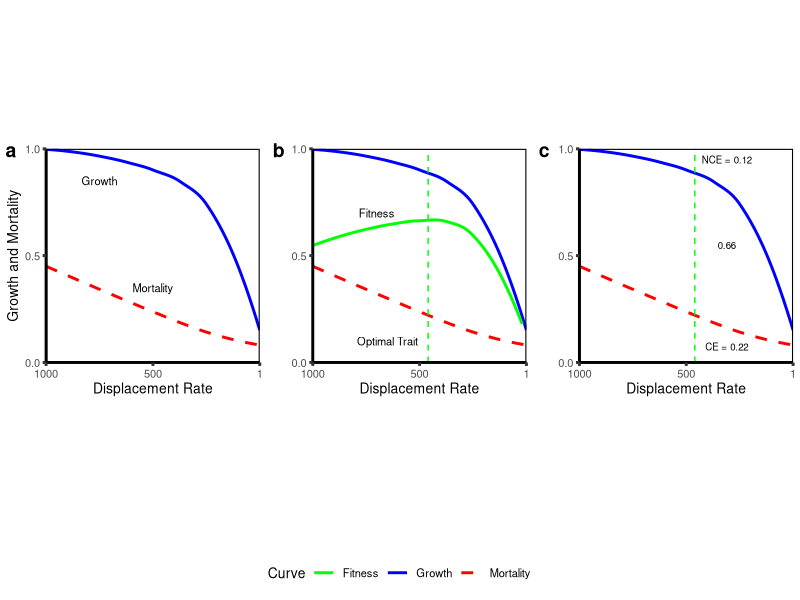
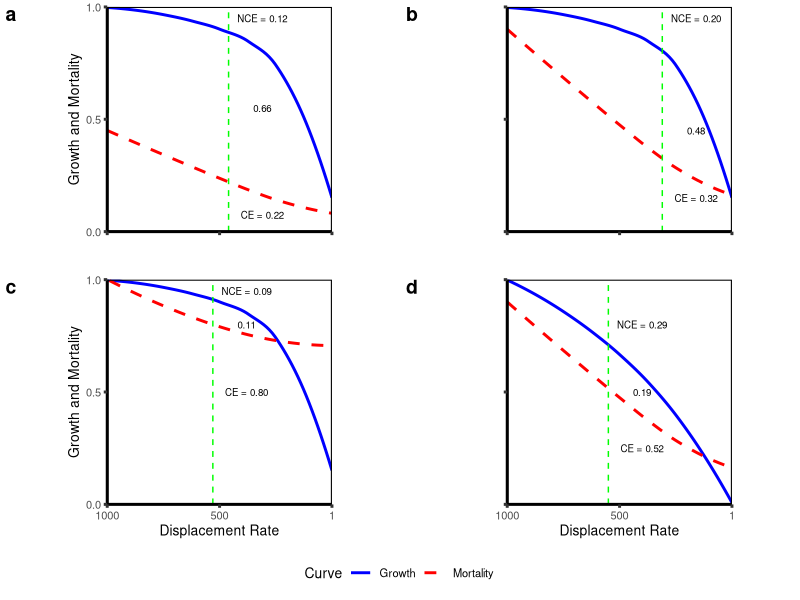

Write the R code that produced these figures, in order.
## ---- chunk 1
# Generating the baseline curves
trait.vec <- seq(0, 1, by = 0.01)
speed.vec <- 1 - trait.vec


# These formulas are simplified by setting some of the values as constants
# r is always assumed to be 1, while k, s, and v are manipulated values
pred.curve <- function(k, v, s){
  k*sqrt(v^2 + s^2)
}

# R is always assumed to be 1, while s and h are manipulated values
growth.curve <- function(s, R, h){
  (R * s)/(1 + s*R*h)
}


# Build growth curves, for h = 0, 0.5, 1, 2
R_val <- 1

growthcurve.df <- as.data.frame(mat.or.vec(length(speed.vec), 5))
colnames(growthcurve.df) <- c("s", "h_0", "h_0.5", "h_1", "h_2")
growthcurve.df$s <- trait.vec
growthcurve.df$h_0 <- growth.curve(s = growthcurve.df$s, R = R_val, h = 0)
growthcurve.df$h_0.5 <- growth.curve(s = growthcurve.df$s, R = R_val, h = 0.5)
growthcurve.df$h_1 <- growth.curve(s = growthcurve.df$s, R = R_val, h = 1)
growthcurve.df$h_2 <- growth.curve(s = growthcurve.df$s, R = R_val, h = 2)


# Build cost curves, for v = 0, 0.5, 1, 2
k_val <- 1

mortcurve.df <- as.data.frame(mat.or.vec(length(speed.vec), 5))
colnames(mortcurve.df) <- c("s", "v_0", "v_0.5", "v_1", "v_2")
mortcurve.df$s <- trait.vec
mortcurve.df$v_0 <- pred.curve(k = k_val, v = 0, s = mortcurve.df$s)
mortcurve.df$v_0.5 <- pred.curve(k = k_val, v = 0.5, s = mortcurve.df$s)
mortcurve.df$v_1 <- pred.curve(k = k_val, v = 1, s = mortcurve.df$s)
mortcurve.df$v_2 <- pred.curve(k = k_val, v = 2, s = mortcurve.df$s)
## ---- chunk 2
# Combine the two to generate IREF figures

# This is the baseline scenario
baseline.df <- as.data.frame( mat.or.vec( length( speed.vec ), 6) )
colnames(baseline.df) <- c("trait", "speed", "growth_curve", "mort_curve", "fitness", "NCE_CE")
baseline.df$trait <- trait.vec
baseline.df$speed <- speed.vec
h_val <- 8
R_val <- 1
cost_constant_val <- 9
v_val <- 0.2
k_val <- 0.45
pred_constant_val <- 0.98058

baseline.df$growth_curve <- cost_constant_val * growth.curve( s = baseline.df$speed, R = R_val, h = h_val ) # Growth curve
baseline.df$mort_curve <- pred_constant_val * pred.curve( k = k_val, v = v_val, s = baseline.df$speed ) # Mortality curve
baseline.df$fitness <- baseline.df$growth_curve - baseline.df$mort_curve # fitness
baseline.df$NCE_CE <- (1 - baseline.df$growth_curve)/baseline.df$mort_curve # NCE/CE

baseline_optim <- baseline.df$trait[which(baseline.df$fitness == max(baseline.df$fitness))]
baseline_optim_fitness <- baseline.df$fitness[which(baseline.df$fitness == max(baseline.df$fitness))]
baseline_optim_CE <- baseline.df$mort_curve[which(baseline.df$fitness == max(baseline.df$fitness))]
baseline_optim_NCE <- 1 - baseline_optim_CE - baseline_optim_fitness



# Grant figures *appear* to be these params for predator density
# Predator density (k_val) is doubled
preddens.df <- as.data.frame( mat.or.vec( length( speed.vec ), 6) )
colnames(preddens.df) <- c("trait", "speed", "growth_curve", "mort_curve", "fitness", "NCE_CE")
preddens.df$trait <- trait.vec
preddens.df$speed <- speed.vec
h_val <- 8
R_val <- 1
cost_constant_val <- 9
v_val <- 0.2 
k_val <- 0.9 
pred_constant_val <- 0.98058

preddens.df$growth_curve <- cost_constant_val * growth.curve( s = preddens.df$speed, R = R_val, h = h_val ) # Growth curve
preddens.df$mort_curve <- pred_constant_val * pred.curve( k = k_val, v = v_val, s = preddens.df$speed ) # Mortality curve
preddens.df$fitness <- preddens.df$growth_curve - preddens.df$mort_curve # fitness
preddens.df$NCE_CE <- (1 - preddens.df$growth_curve)/preddens.df$mort_curve # NCE/CE

preddens_optim <- preddens.df$trait[which(preddens.df$fitness == max(preddens.df$fitness))]
preddens_optim_fitness <- preddens.df$fitness[which(preddens.df$fitness == max(preddens.df$fitness))]
preddens_optim_CE <- preddens.df$mort_curve[which(preddens.df$fitness == max(preddens.df$fitness))]
preddens_optim_NCE <- 1 - preddens_optim_CE - preddens_optim_fitness


# These *appear* to be the params for foraging mode
# v is five times higher, but k is also (more than) doubled? why?
predmode.df <- as.data.frame( mat.or.vec( length( speed.vec ), 6) )
colnames(predmode.df) <- c("trait", "speed", "growth_curve", "mort_curve", "fitness", "NCE_CE")
predmode.df$trait <- trait.vec
predmode.df$speed <- speed.vec
h_val <- 8
R_val <- 1
cost_constant_val <- 9
v_val <- 1 # this value changes between the baseline and this one, not sure why
k_val <- 1 # This changes from 0.45, which I think is where the change in predator density is coming from
pred_constant_val <- 0.7071068 # this constant changes too, also not sure why


predmode.df$growth_curve <- cost_constant_val * growth.curve( s = predmode.df$speed, R = R_val, h = h_val ) # Growth curve
predmode.df$mort_curve <- pred_constant_val * pred.curve( k = k_val, v = v_val, s = predmode.df$speed ) # Mortality curve
predmode.df$fitness <- predmode.df$growth_curve - predmode.df$mort_curve # fitness
predmode.df$NCE_CE <- (1 - predmode.df$growth_curve)/predmode.df$mort_curve # NCE/CE

predmode_optim <- predmode.df$trait[which(predmode.df$fitness == max(predmode.df$fitness))]
predmode_optim_fitness <- predmode.df$fitness[which(predmode.df$fitness == max(predmode.df$fitness))]
predmode_optim_CE <- predmode.df$mort_curve[which(predmode.df$fitness == max(predmode.df$fitness))]
predmode_optim_NCE <- 1 - predmode_optim_CE - predmode_optim_fitness


# And these *appear* to be the params for resource intake rate
# h is reduced to 1/8 of its original value
# k remains double the baseline, not sure why
prey_h.df <- as.data.frame( mat.or.vec( length( speed.vec ), 6) )
colnames(prey_h.df) <- c("trait", "speed", "growth_curve", "mort_curve", "fitness", "NCE_CE")
prey_h.df$trait <- trait.vec
prey_h.df$speed <- speed.vec
h_val <- 1
R_val <- 1
cost_constant_val <- 2
v_val <- 0.2 
k_val <- 0.9 
pred_constant_val <- 0.98058 

prey_h.df$growth_curve <- cost_constant_val * growth.curve( s = prey_h.df$speed, R = R_val, h = h_val ) # Growth curve
prey_h.df$mort_curve <- pred_constant_val * pred.curve( k = k_val, v = v_val, s = prey_h.df$speed ) # Mortality curve
prey_h.df$fitness <- prey_h.df$growth_curve - prey_h.df$mort_curve # fitness
prey_h.df$NCE_CE <- (1 - prey_h.df$growth_curve)/prey_h.df$mort_curve # NCE/CE

prey_h_optim <- prey_h.df$trait[which(prey_h.df$fitness == max(prey_h.df$fitness))]
prey_h_optim_fitness <- prey_h.df$fitness[which(prey_h.df$fitness == max(prey_h.df$fitness))]
prey_h_optim_CE <- prey_h.df$mort_curve[which(prey_h.df$fitness == max(prey_h.df$fitness))]
prey_h_optim_NCE <- 1 - prey_h_optim_CE - prey_h_optim_fitness
## ---- chunk 3
library(ggplot2)
library(cowplot)

# Fig. 1
fig1_a.plot <- ggplot( data = baseline.df, aes( x = trait ) ) +
  geom_smooth( aes( y = growth_curve ), se = FALSE, color = "blue" ) +
  geom_smooth( aes( y = mort_curve ), se = FALSE, color = "red", linetype = "dashed" ) +
  theme_classic( base_size = 10, base_line_size = 1 ) + 
  ylab("Growth and Mortality") +
  xlab("Displacement Rate") +
  scale_x_continuous(expand = c(0, 0), breaks = c(0, 0.5, 1), labels = c(1000, 500, 1) ) + 
  scale_y_continuous(expand = c(0, 0), limits = c(0, 1), breaks = c(0, 0.5, 1) ) +
  annotate( "text", x = 0.25, y = 0.85, label = "Growth", size = 8/.pt  ) +
  annotate( "text", x = 0.5, y = 0.35, label = "Mortality", size = 8/.pt  ) +
  theme( panel.border = element_rect( color = "black", fill = NA, linewidth = 0.75 ), aspect.ratio = 1 )

fig1_b.plot <- ggplot( data = baseline.df, aes( x = trait ) ) +
  geom_smooth( aes( y = growth_curve, color = "Growth"  ), se = FALSE) +
  geom_smooth( aes( y = mort_curve, color = "Mortality"), se = FALSE, linetype = "dashed" ) +
  geom_smooth( aes( y = fitness, color = "Fitness"), se = FALSE ) +
  theme_classic( base_size = 10, base_line_size = 1 ) + 
  ylab("Growth and Mortality") +
  xlab("Displacement Rate") +
  geom_vline( xintercept = baseline_optim,  size = 0.5, linetype = "dashed", colour = "green" ) +
  annotate( "text", x = 0.3, y = 0.7, label = "Fitness", size = 8/.pt  ) +
  annotate( "text", x = 0.35, y = 0.1, label = "Optimal Trait", size = 8/.pt  ) +
  scale_x_continuous(expand = c(0, 0), breaks = c(0, 0.5, 1), labels = c(1000, 500, 1) ) + 
  scale_y_continuous(expand = c(0, 0), limits = c(0, 1), breaks = c(0, 0.5, 1) ) +
  scale_colour_manual(name = "Curve", values = c("green", "blue", "red")) +
  theme( panel.border = element_rect( color = "black", fill = NA, linewidth = 0.75 ), aspect.ratio = 1,
         axis.title.y = element_blank(), legend.position = "bottom" )

fig1_c.plot <- ggplot( data = baseline.df, aes( x = trait ) ) +
  geom_smooth( aes( y = growth_curve ), color = "blue", se = FALSE ) +
  geom_smooth( aes( y = mort_curve ), color = "red", se = FALSE, linetype = "dashed" ) +
  theme_classic( base_size = 10, base_line_size = 1 ) + 
  ylab("Growth and Mortality") +
  xlab("Displacement Rate") +
  geom_vline( xintercept = baseline_optim,  size = 0.5, linetype = "dashed", colour = "green" ) +
  annotate( "text", x = baseline_optim + 0.15, y = 0.95, label = "NCE = 0.12", size = 7/.pt  ) +
  annotate( "text", x = baseline_optim + 0.15, y = 0.55, label = "0.66", size = 7/.pt  ) +
  annotate( "text", x = baseline_optim + 0.15, y = 0.075, label = "CE = 0.22", size = 7/.pt  ) +
  scale_x_continuous(expand = c(0, 0), breaks = c(0, 0.5, 1), labels = c(1000, 500, 1) ) + 
  scale_y_continuous(expand = c(0, 0), limits = c(0, 1), breaks = c(0, 0.5, 1) ) +
  theme( panel.border = element_rect( color = "black", fill = NA, linewidth = 0.75 ), aspect.ratio = 1,
         axis.title.y = element_blank() )


get_legend_35 <- function(plot) {
  # return all legend candidates
  legends <- get_plot_component(plot, "guide-box", return_all = TRUE)
  # find non-zero legends
  nonzero <- vapply(legends, \(x) !inherits(x, "zeroGrob"), TRUE)
  idx <- which(nonzero)
  # return first non-zero legend if exists, and otherwise first element (which will be a zeroGrob) 
  if (length(idx) > 0) {
    return(legends[[idx[1]]])
  } else {
    return(legends[[1]])
  }
}

fig1.legend <- get_legend_35(fig1_b.plot)
fig1_b.plot <- fig1_b.plot + theme(legend.position = "none")

fig1.plot <- plot_grid( fig1_a.plot, fig1_b.plot, fig1_c.plot, ncol = 3, labels = "auto", label_y = 0.75, align = c("hv") )
fig1.plot <- plot_grid( fig1.plot, fig1.legend, rel_heights = c(1, 0.1), ncol = 1)

ggsave("fig1.png", plot = fig1.plot, dpi = 300)

## ---- chunk 4
# Fig. 2
baseline.plot <- ggplot( data = baseline.df, aes( x = trait ) ) +
  geom_smooth( aes( y = growth_curve ), se = FALSE, color = "blue" ) +
  geom_smooth( aes( y = mort_curve ), se = FALSE, color = "red", linetype = "dashed" ) +
  theme_classic( base_size = 10, base_line_size = 1 ) + 
  ylab("Growth and Mortality") +
  xlab("Displacement Rate") +
  geom_vline( xintercept = baseline_optim,  size = 0.5, linetype = "dashed", colour = "green" ) +
  annotate( "text", x = baseline_optim + 0.15, y = 0.95, label = "NCE = 0.12", size = 7/.pt  ) +
  annotate( "text", x = baseline_optim + 0.15, y = 0.55, label = "0.66", size = 7/.pt  ) +
  annotate( "text", x = baseline_optim + 0.15, y = 0.075, label = "CE = 0.22", size = 7/.pt  ) +
  scale_x_continuous(expand = c(0, 0), breaks = c(0, 0.5, 1), labels = c(1000, 500, 1) ) + 
  scale_y_continuous(expand = c(0, 0), limits = c(0, 1), breaks = c(0, 0.5, 1) ) +
  theme( panel.border = element_rect( color = "black", fill = NA, linewidth = 0.75 ), aspect.ratio = 1,
         axis.title.x = element_blank(),
         axis.text.x = element_blank() )

preddens.plot <- ggplot( data = preddens.df, aes( x = trait ) ) +
  geom_smooth( aes( y = growth_curve ), se = FALSE, color = "blue" ) +
  geom_smooth( aes( y = mort_curve ), se = FALSE, color = "red", linetype = "dashed" ) +
  theme_classic( base_size = 10, base_line_size = 1 ) + 
  ylab("Growth and Mortality") +
  xlab("Displacement Rate") +
  geom_vline( xintercept = preddens_optim,  size = 0.5, linetype = "dashed", colour = "green" ) +
  annotate( "text", x = preddens_optim + 0.15, y = 0.95, label = "NCE = 0.20", size = 7/.pt  ) +
  annotate( "text", x = preddens_optim + 0.15, y = 0.45, label = "0.48", size = 7/.pt  ) +
  annotate( "text", x = preddens_optim + 0.15, y = 0.15, label = "CE = 0.32", size = 7/.pt  ) +
  scale_x_continuous(expand = c(0, 0), breaks = c(0, 0.5, 1), labels = c(1000, 500, 1) ) + 
  scale_y_continuous(expand = c(0, 0), limits = c(0, 1), breaks = c(0, 0.5, 1) ) +
  theme( panel.border = element_rect( color = "black", fill = NA, linewidth = 0.75 ), aspect.ratio = 1,
         axis.title.x = element_blank(),
         axis.text.x = element_blank(),
         axis.title.y = element_blank(),
         axis.text.y = element_blank() )

predmode.plot <- ggplot( data = predmode.df, aes( x = trait ) ) +
  geom_smooth( aes( y = growth_curve ), se = FALSE, color = "blue" ) +
  geom_smooth( aes( y = mort_curve ), se = FALSE, color = "red", linetype = "dashed" ) +
  theme_classic( base_size = 10, base_line_size = 1 ) + 
  ylab("Growth and Mortality") +
  xlab("Displacement Rate") +
  geom_vline( xintercept = predmode_optim,  size = 0.5, linetype = "dashed", colour = "green" ) +
  annotate( "text", x = predmode_optim + 0.15, y = 0.95, label = "NCE = 0.09", size = 7/.pt  ) +
  annotate( "text", x = predmode_optim + 0.15, y = 0.8, label = "0.11", size = 7/.pt  ) +
  annotate( "text", x = predmode_optim + 0.15, y = 0.5, label = "CE = 0.80", size = 7/.pt  ) +
  scale_x_continuous(expand = c(0, 0), breaks = c(0, 0.5, 1), labels = c(1000, 500, 1) ) + 
  scale_y_continuous(expand = c(0, 0), limits = c(0, 1), breaks = c(0, 0.5, 1) ) +
  theme( panel.border = element_rect( color = "black", fill = NA, linewidth = 0.75 ), aspect.ratio = 1 )

prey_h.plot <- ggplot( data = prey_h.df, aes( x = trait ) ) +
  geom_smooth( aes( y = growth_curve, colour = "Growth" ), se = FALSE ) +
  geom_smooth( aes( y = mort_curve, colour = "Mortality" ), se = FALSE, linetype = "dashed" ) +
  theme_classic( base_size = 10, base_line_size = 1 ) + 
  ylab("Growth and Mortality") +
  xlab("Displacement Rate") +
  geom_vline( xintercept = prey_h_optim,  size = 0.5, linetype = "dashed", colour = "green" ) +
  annotate( "text", x = prey_h_optim + 0.15, y = 0.8, label = "NCE = 0.29", size = 7/.pt  ) +
  annotate( "text", x = prey_h_optim + 0.15, y = 0.5, label = "0.19", size = 7/.pt  ) +
  annotate( "text", x = prey_h_optim + 0.15, y = 0.25, label = "CE = 0.52", size = 7/.pt  ) +
  scale_x_continuous(expand = c(0, 0), breaks = c(0, 0.5, 1), labels = c(1000, 500, 1) ) + 
  scale_y_continuous(expand = c(0, 0), limits = c(0, 1), breaks = c(0, 0.5, 1) ) +
  scale_colour_manual(name = "Curve", values = c("blue", "red")) +
  theme( panel.border = element_rect( color = "black", fill = NA, linewidth = 0.75 ), aspect.ratio = 1,
         axis.title.y = element_blank(), 
         axis.text.y = element_blank(),
         legend.position = "bottom" )



iref.legend <- get_legend_35(prey_h.plot)
prey_h.plot <- prey_h.plot + theme( legend.position = "none" )

iref.fig <- plot_grid( baseline.plot, preddens.plot, predmode.plot, prey_h.plot, ncol = 2, labels = "auto", align = c("hv") )
iref.fig <- plot_grid( iref.fig, iref.legend, ncol = 1, rel_heights = c(1, 0.1) )

ggsave("fig2.png", plot = iref.fig, dpi = 300)
